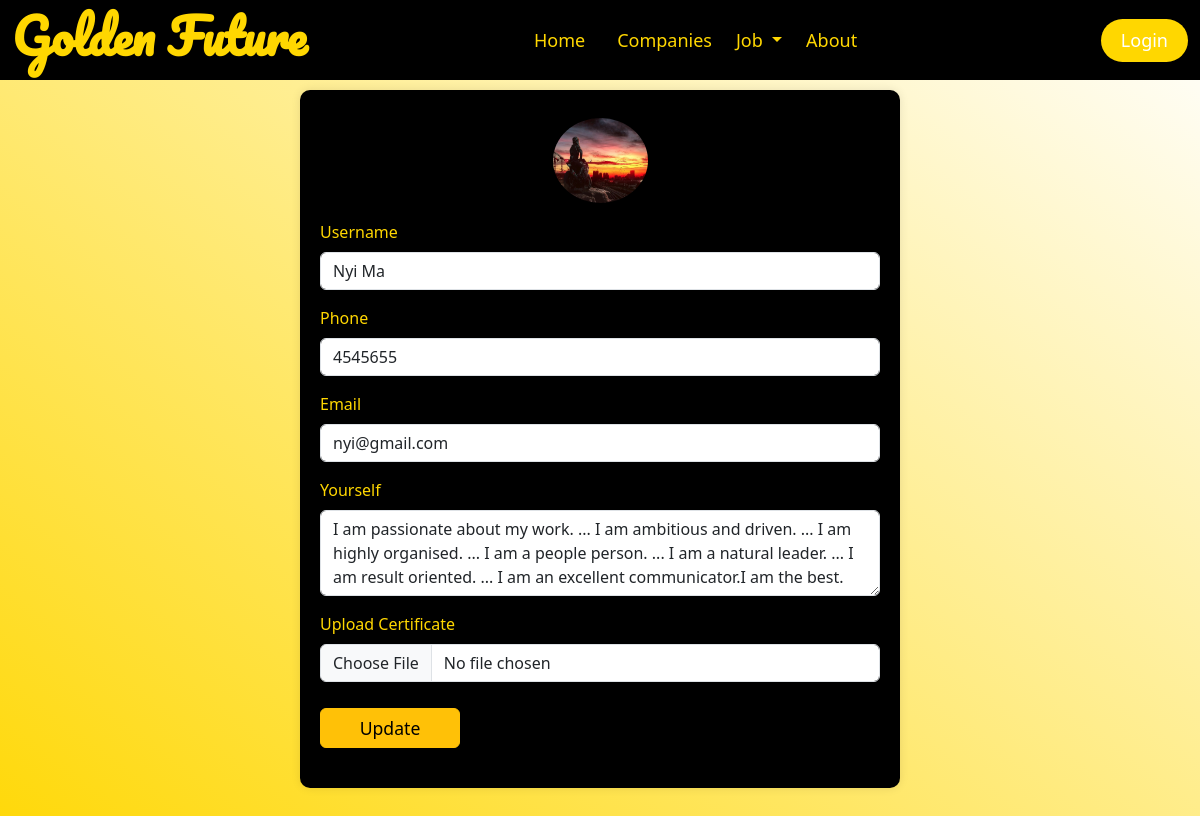
The app's page /user_update.php?user_id=1 with its own data.
### tables this page shows
CREATE TABLE `user_register` (
  `user_id` int(11) NOT NULL,
  `username` varchar(100) NOT NULL,
  `phone` varchar(20) NOT NULL,
  `email` varchar(59) NOT NULL,
  `password` varchar(20) NOT NULL,
  `profile` blob NOT NULL,
  `created_at` timestamp NOT NULL DEFAULT current_timestamp() ON UPDATE current_timestamp(),
  `aboutyourself` varchar(255) NOT NULL,
  `certificate` blob NOT NULL
);

### user_update.php (the view, shortened to what this page needs)
<?php
$servername = "localhost";
$username = "root";
$password = "";
$dbname = "jobsearch";
$tablename = "user_register";
$conn = new mysqli($servername, $username, $password, $dbname);
if (isset($_GET["user_id"])) {
    $userId = $_GET["user_id"];
    $sqlSelect = "SELECT * FROM $tablename WHERE user_id = $userId";
    $resultSelect = $conn->query($sqlSelect);
    if ($resultSelect->num_rows > 0) {
        $row = $resultSelect->fetch_assoc();
    } else {
        echo "No user found with the provided ID";
        exit();
    }
} else {
    echo "User ID not provided";
    exit();
}
?>
<?php include("header.php") ?>
<!DOCTYPE html>
<html lang="en">
<head>
    <link href="https://cdn.jsdelivr.net/npm/bootstrap@5.3.0/dist/css/bootstrap.min.css" rel="stylesheet">
</head>
<body>
    <div class="container update-container">
        <div class="update-form">
            <form method="post" action="" enctype="multipart/form-data">
                <?php
                if (!empty($row['profile'])) {
                    echo "<div class='photo'>";
                    echo '<img src="profiles/' . $row['profile'] . '" alt="Profile Image">';
                    echo '</div>';
                }
                ?>
                <div class="mb-3">
                    <label for="newUsername" class="form-label"> Username</label>
                    <input type="text" class="form-control" id="newUsername" placeholder="Enter new username" required name="newUsername" value="<?php echo $row["username"]; ?>">
                </div>
                <div class="mb-3">
                    <label for="newPhone" class="form-label">Phone</label>
                    <input type="text" class="form-control" id="newPhone" placeholder="Enter new phone number" required name="newPhone" value="<?php echo $row["phone"]; ?>">
                </div>
                <div class="mb-3">
                    <label for="newEmail" class="form-label">Email</label>
                    <input type="email" class="form-control" id="newEmail" placeholder="Enter new email" required name="newEmail" value="<?php echo $row["email"]; ?>">
                </div>
                <div class="mb-3">
                    <label for="newAboutYourself" class="form-label">Yourself</label>
                    <textarea class="form-control" id="newAboutYourself" rows="3" placeholder="Tell us about yourself" name="newAboutYourself"><?php echo $row["aboutyourself"]; ?></textarea>
                </div>
                <div class="mb-3">
                    <label for="newCertificate" class="form-label">Upload Certificate</label>
                    <input type="file" class="form-control" id="newCertificate" accept="certificates/*" name="newCertificate">
                </div>
                <button type="submit" class="btn btn-warning btn-update" name="update" style="width: 25%;margin-right:auto; margin-left:auto;">Update</button>
            </form>
        </div>
    </div>
</body>
</html>

### header.css (style rules this page uses)
body { width: 100%; height: 100vh!important; background: linear-gradient(to left bottom,white,gold); }

### user_update.php (style rules this page uses)
body { background-color: #f8f9fa; }
.update-container { background:black!important; max-width: 600px; margin: auto; padding: 20px; margin-top: 90px; box-shadow: 0px 0px 10px rgba(0, 0, 0, 0.1); border-radius: 10px; }
.update-form { display: flex; flex-direction: column; justify-content: center; align-items: space-evenly; color:gold; text-align: left; margin-bottom: 20px; }
.update-form img { margin-right: auto!important; margin-left: auto!important; max-width: 95px; height: 85px; border-radius: 50%; margin-top: 10px; }
.photo { display: flex; height: 90px; align-items: center; margin-bottom: 20px; }
.btn-update { margin-top: 10px; font-size: 1.1rem; font-weight: 500; }

### records on screen
user_register: profile (picture), newUsername "Nyi Ma", newPhone "4545655", newEmail "nyi@gmail.com", newAboutYourself "I am passionate about my work. ... I am ambitious and driven. ... I am highly organised. ... I am a people person. ... I am a natural leader. ... I am result oriented. ... I am an excellent communicator.I am the best."
